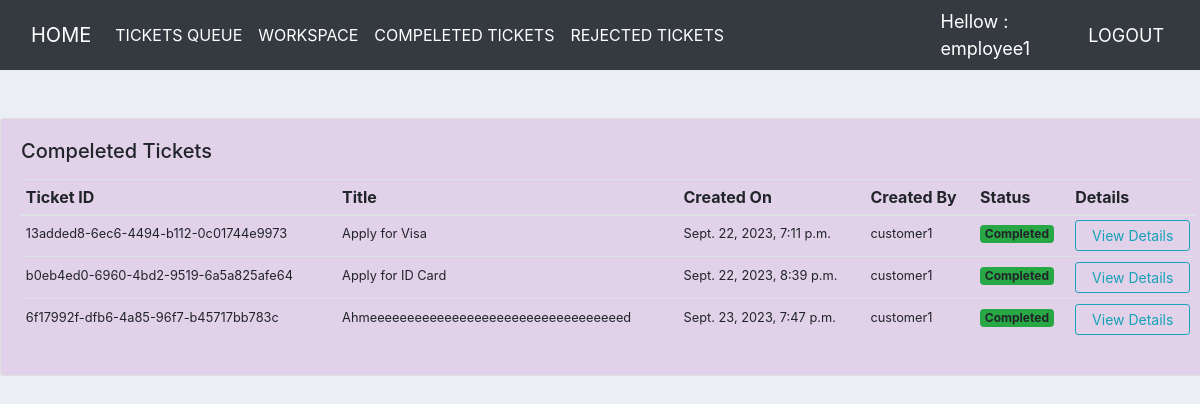
Page /ticket/all_closed_tickets/ (signed in) on the committed database.
### users/models.py (models this page shows)
class User(AbstractUser):
    is_student = models.BooleanField(default=False)
    is_employee = models.BooleanField(default=False)
    name = models.CharField(max_length=20, null=True, blank=True)
    surename = models.CharField(max_length=20, null=True, blank=True)
    address = models.CharField(max_length=20, null=True, blank=True)
    city = models.CharField(max_length=20, null=True, blank=True)
    country = models.CharField(max_length=20, null=True, blank=True)
    birth_date = models.DateTimeField(null=True, blank=True)
    std_pic = models.ImageField(upload_to='images',null=True, blank=True)
    std_pic_pass_fro = models.ImageField(upload_to='images',null=True, blank=True)
    std_pic_pass_bac = models.ImageField(upload_to='images',null=True, blank=True)
    def __str__(self):
        return self.username

### ticket/models.py (models this page shows, shortened)
class Ticket(models.Model):
    TASK = (
        ('Opening','Opening'),
        ('Processing','Processing'),
        ('Completed','Completed'),
        ('Rejected','Rejected'),
        )
    ticket_number = models.UUIDField(default=uuid.uuid4)
    title = models.CharField(max_length=100)
    content = models.TextField()
    created_by = models.ForeignKey(User, on_delete=models.CASCADE, related_name='created_by')
    assigned_to = models.ForeignKey(User, on_delete=models.DO_NOTHING, null=True, blank=True)
    date_created = models.DateTimeField(auto_now_add=True)
    accepted_date = models.DateTimeField(null=True, blank=True)
    closed_date = models.DateTimeField(null=True , blank=True)
    ticket_status = models.CharField(max_length=15, choices=TASK)
    is_resolved = models.BooleanField(default=False)
    is_deleted = models.BooleanField(default=False)
    is_archived = models.BooleanField(default=False)

### ticket/views.py (the view)
# urls.py: path('all_closed_tickets/', views.all_closed_tickets, name='all_closed_tickets'),
@login_required
def all_closed_tickets(request):
    tickets = Ticket.objects.filter(assigned_to=request.user, is_resolved=True, is_archived=True)
    context = {'tickets':tickets}
    return render(request, 'ticket/all_closed_tickets.html', context)

### templates/ticket/all_closed_tickets.html (shortened to what this page needs)
{% extends 'base.html' %}
{% load widget_tweaks %}
{% block content %}
<div class="card mx-auto" style="width: 76rem;">
    <div style="background-color: rgb(225, 209, 233);" class="card-body">
        <h5 style="border: rgb(183, 26, 231);" class="card-title mb-3">Compeleted Tickets</h5>
        <table class="table table-sm">
            <thead>
              <tr>
                <th scope="col">Ticket ID</th>
                <th scope="col">Title</th>
                <th scope="col">Created On</th>
                <th scope="col"> Created By</th>
                <th scope="col">Status</th>
                <th scope="col">Details</th>
              </tr>
            </thead>
            <tbody>
              <tr>
                {% for ticket in tickets %}
                <td><small>{{ticket.ticket_number}}</small></td>
                <td><small>{{ticket.title}}</small></td>
                <td><small>{{ticket.date_created}}</small></td>
                <td><small>{{ticket.created_by}}</small></td>
                {% if ticket.ticket_status == 'Processing' %}
                <td><span class="badge bg-success">Processing</span></td>
                {% elif ticket.ticket_status == 'Opening' %}
                <td><span class="badge bg-warning">Opening</span></td>
                {% elif ticket.ticket_status == 'Completed' %}
                <td><span class="badge bg-success">Completed</span></td>
                {% elif ticket.ticket_status == 'Rejected' %}
                <td><span class="badge bg-danger">Rejected</span></td>
                {% endif %}
                <td><a class="btn btn-outline-info btn-sm btn-block" href="{% url 'ticket_details' ticket.pk %}">View Details</a></td>
              </tr>
              {% endfor %}
            </tbody>
          </table>
    </div>
</div>
{% endblock content %}

### templates/users/base.html (shortened to what this page needs)
<!DOCTYPE html>
<html lang="en">
<head>
</head>
<body>
    {% if request.user.is_student %}
    <nav class="navbar navbar-expand-lg navbar-dark bg-dark">
        <div class="container-fluid">
            <a class="navbar-brand" href="/">HOME</a>
            <button class="navbar-toggler" type="button" data-bs-toggle="collaps"
                data-target="#navbarSupportedContent" aria-controls="navbarSupportedContent" aria-expanded="false"
                aria-label="Toggle navigation">
                <span class="navbar-toggler-icon"></span>
            </button>
            <div class="collapse navbar-collapse" id="navbarSupportedContent">
                <ul class="navbar-nav me-auto mb-2 mb-lg-0">
                  <li class="nav-item">
                      <a class="nav-link active" href="{% url 'create_ticket' %}"> CREATE TICKET </a>
                    </li>
                  <li class="nav-item">
                      <a class="nav-link active" href="{% url 'all_tickets' %}"> VIEW TICKETS</a>
                  </li>
                  <li class="nav-item">
                    <a class="nav-link active" href="{% url 'update_student' user.pk %}"> UPDATE STUDENT</a>
                </li>
                <li class="nav-item">
                  <a class="nav-link active" href="{% url 'student_details' %}"> STUDENT DETAILS</a>
              </li>
                </ul>
              </div>
        </div>
        <span class="hellow-msg">Hellow : {{request.user}}</span>
        <span ><a class="hellow-msg" href="{% url 'logout' %}">LOGOUT</a></span>
    </nav>
    {% elif request.user.is_employee %}
    <nav class="navbar navbar-expand-lg navbar-dark bg-dark">
        <div class="container-fluid">
            <a class="navbar-brand" href="/">HOME</a>
            <div class="collapse navbar-collapse" id="navbarSupportedContent">
                <ul class="navbar-nav me-auto mb-2 mb-lg-0">
                  <li class="nav-item">
                   <a class="nav-link active" href="{% url 'ticket_queue' %}"> TICKETS QUEUE </a>
                  </li>
                  <li class="nav-item">
                    <a class="nav-link active" href="{% url 'workspace' %}"> WORKSPACE</a>
                  </li>
                  <li class="nav-item">
                    <a class="nav-link active" href="{% url 'all_closed_tickets' %}"> COMPELETED TICKETS</a>
                  </li>
                  <li class="nav-item">
                    <a class="nav-link active" href="{% url 'all_rejected_tickets' %}"> REJECTED TICKETS</a>
                  </li>
                </ul>
              </div>
        </div>
        <span class="hellow-msg">Hellow : {{request.user}}</span>
        <span ><a class="hellow-msg" href="{% url 'logout' %}">LOGOUT</a></span>
    </nav>
    {% endif %}
</body>
</html>

### templates/base.html (style rules this page uses)
body { background-color: #ebeff5; }

### templates/users/base.html (style rules this page uses)
.hellow-msg { font-size: 18px; color: #fff; margin-right: 20px ; }

### rows in the picture
User: user "employee1"
Ticket: ticket_number "13added8-6ec6-4494-b112-0c01744e9973", title "Apply for Visa", date_created "Sept. 22, 2023, 7:11 p.m.", created_by "customer1", ticket_status "Completed"
Ticket: ticket_number "b0eb4ed0-6960-4bd2-9519-6a5a825afe64", title "Apply for ID Card", date_created "Sept. 22, 2023, 8:39 p.m.", created_by "customer1", ticket_status "Completed"
Ticket: ticket_number "6f17992f-dfb6-4a85-96f7-b45717bb783c", title "Ahmeeeeeeeeeeeeeeeeeeeeeeeeeeeeeeeeeed", date_created "Sept. 23, 2023, 7:47 p.m.", created_by "customer1", ticket_status "Completed"
